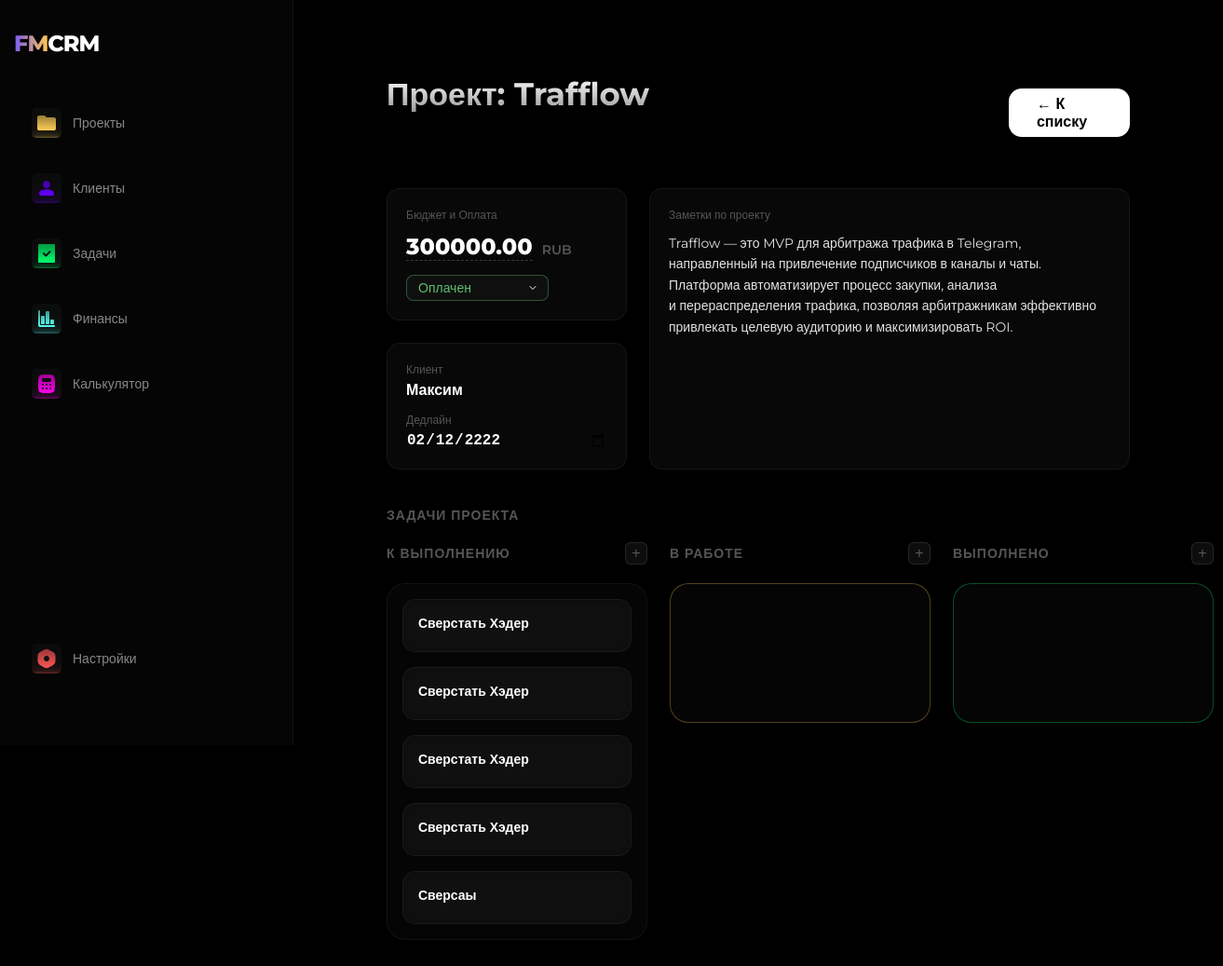
Screenshot of /projects/7/ with the database file from the repository.
### crm/models.py (models this page shows, shortened)
class Project(models.Model):
    STATUS_CHOICES = (
        ('planned', 'К выполнению'),
        ('inwork', 'В работе'),
        ('done', 'Завершён'),
        ('overdue', 'Просрочен'),
        ('paused', 'Приостановлен'),
    )
    PAYMENT_CHOICES = (
        ('paid', 'Оплачен'),
        ('not_paid', 'Не оплачен'),
        ('pending', 'Ожидает оплаты'),
    )
    title = models.CharField(max_length=200, verbose_name="Название проекта")
    client = models.ForeignKey(
        Client,
        on_delete=models.SET_NULL,
        null=True,
        blank=True,
        related_name='projects',
        verbose_name="Клиент"
    )
    description = models.TextField(blank=True, null=True, verbose_name="Описание проекта")
    status = models.CharField(max_length=20, choices=STATUS_CHOICES, default='planned', verbose_name="Статус")
    budget = models.DecimalField(max_digits=10, decimal_places=2, null=True, blank=True, verbose_name="Бюджет")
    start_date = models.DateField(null=True, blank=True, verbose_name="Дата начала")
    end_date = models.DateField(null=True, blank=True, verbose_name="Дата завершения")
    payment_status = models.CharField(max_length=20, choices=PAYMENT_CHOICES, default='not-paid', verbose_name="Оплата")
    order = models.PositiveIntegerField(default=0, verbose_name="Позиция")
    class Meta:
        ordering = ['status', 'order', 'id']

class Client(models.Model):
    name = models.CharField(max_length=200, verbose_name="Имя/Компания")
    contact_person = models.CharField(max_length=200, blank=True, null=True, verbose_name="Контактное лицо")
    email = models.EmailField(blank=True, null=True, verbose_name="Email")
    phone = models.CharField(max_length=20, blank=True, null=True, verbose_name="Телефон")
    telegram = models.CharField(max_length=100, blank=True, null=True, verbose_name="Telegram")
    is_vip = models.BooleanField(default=False, verbose_name="VIP статус")
    created_at = models.DateTimeField(auto_now_add=True, verbose_name="Дата добавления")
    class Meta:
        verbose_name = "Клиент"
        verbose_name_plural = "Клиенты"
        ordering = ['name']

class Task(models.Model):
    TASK_STATUS_CHOICES = (
        ('todo', 'К выполнению'),
        ('inwork', 'В работе'),
        ('done', 'Выполнено'),
    )
    project = models.ForeignKey(Project, on_delete=models.CASCADE, related_name='tasks', verbose_name="Проект")
    title = models.CharField(max_length=255, verbose_name="Заголовок задачи")
    status = models.CharField(max_length=20, choices=TASK_STATUS_CHOICES, default='todo', verbose_name="Статус задачи")
    created_at = models.DateTimeField(auto_now_add=True)
    due_date = models.DateField(null=True, blank=True, verbose_name="Срок исполнения")
    class Meta:
        verbose_name = "Задача"
        verbose_name_plural = "Задачи"

### crm/views.py (the view)
# urls.py: path('projects/<int:project_id>/', views.project_detail, name='project_detail'),
def project_detail(request, project_id):
    project = get_object_or_404(Project, id=project_id)
    tasks = project.tasks.all()
    return render(request, 'project_detail.html', {
        'project': project,
        'tasks_todo': tasks.filter(status='todo'),
        'tasks_inwork': tasks.filter(status='inwork'),
        'tasks_done': tasks.filter(status='done'),
    })

### templates/project_detail.html (shortened to what this page needs)
{% extends 'base.html' %}
{% load static %}
{% block content %}
<div class="content">
    <div class="topbar">
        <h1>Проект: {{ project.title }}</h1>
        <a href="{% url 'projects' %}" class="add-project-btn" style="text-decoration: none; display: flex; align-items: center; justify-content: center;">
            ← К списку
        </a>
    </div>
    <div style="display: grid; grid-template-columns: 1fr 2fr; gap: 24px; margin-bottom: 40px;">
        <div style="display: flex; flex-direction: column; gap: 24px;">
            <div class="project-card">
                <p class="deadline" style="margin-bottom: 12px;">Бюджет и Оплата</p>
                <div style="display: flex; align-items: baseline; gap: 10px; margin-bottom: 15px;">
                    <span contenteditable="true" onblur="saveField('budget', this.innerText)"
                          style="font-size: 24px; font-weight: 800; color: #fff; outline: none; border-bottom: 1px dashed rgba(255,255,255,0.2);">
                        {{ project.budget|default:"0" }}
                    </span>
                    <span style="color: #555; font-weight: 600; font-size: 14px;">RUB</span>
                </div>
                <select id="paymentStatusSelect" class="payment-status-dropdown {{ project.payment_status }}" onchange="updatePaymentStatus(this.value)" style="width: 100%;">
                    <option value="paid" {% if project.payment_status == 'paid' %}selected{% endif %}>Оплачен</option>
                </select>
            </div>
            <div class="project-card">
                <p class="deadline">Клиент</p>
                <p style="color: #fff; font-weight: 600; margin: 5px 0 15px 0;">{{ project.client.name|default:"—" }}</p>
                <p class="deadline">Дедлайн</p>
                <input type="date" value="{{ project.end_date|date:'Y-m-d' }}"
                       onchange="saveField('end_date', this.value)"
                       style="background: transparent; border: none; color: #fff; font-size: 16px; font-weight: 600; cursor: pointer; width: 100%; outline: none;">
            </div>
        </div>
        <div class="project-card" style="display: flex; flex-direction: column;">
            <p class="deadline" style="margin-bottom: 12px;">Заметки по проекту</p>
            <div contenteditable="true" onblur="saveField('description', this.innerText)"
                 style="color: #e2e2e2; font-size: 14px; line-height: 1.6; outline: none; flex-grow: 1; min-height: 120px;">
                {{ project.description|default:"" }}
            </div>
        </div>
    </div>
    <h2 style="font-size: 14px; font-weight: 700; color: #555; text-transform: uppercase; letter-spacing: 1px; margin-bottom: 20px;">Задачи проекта</h2>
    <div class="kanban-board">
        <div class="kanban-column" data-status="todo">
            <div class="kanban-column-header">
                <h2>К выполнению</h2>
                <button onclick="openTaskModal('todo')" class="open-modal-btn">+</button>
            </div>
            <div class="kanban-cards">
                {% for task in tasks_todo %}
                    <div class="project-card" data-task-id="{{ task.id }}" draggable="true" style="padding: 16px; cursor: grab;">
                        <p class="title" style="font-size: 14px; margin-bottom: 5px;">{{ task.title }}</p>
                    </div>
                {% endfor %}
            </div>
        </div>
        <div class="kanban-column" data-status="inwork">
            <div class="kanban-column-header">
                <h2>В работе</h2>
                <button onclick="openTaskModal('inwork')" class="open-modal-btn">+</button>
            </div>
            <div class="kanban-cards">
            </div>
        </div>
        <div class="kanban-column" data-status="done">
            <div class="kanban-column-header">
                <h2>Выполнено</h2>
                <button onclick="openTaskModal('done')" class="open-modal-btn">+</button>
            </div>
            <div class="kanban-cards">
            </div>
        </div>
    </div>
</div>
{% endblock %}

### static/style.css (style rules this page uses)
* { box-sizing: border-box; margin: 0; padding: 0; }
body { font-family: 'Montserrat', Arial, sans-serif; background-color: #000000; color: #FFFFFF; overflow-x: hidden; display: flex; min-height: 100vh; }
.topbar { display: flex; align-items: center; justify-content: space-between; gap: 20px; margin-bottom: 40px; width: 100%; }
.content { margin-left: 315px; padding: 40px 50px; width: calc(100% - 315px); min-height: 100vh; display: flex; flex-direction: column; align-items: stretch; }
.content > div { width: 100%; margin-left: 0 !important; margin-right: 0 !important; }
.content h1 { font-size: 34px; font-weight: 700; margin-bottom: 40px; text-align: left !important; width: 100% !important; background: linear-gradient(180deg, #FFFFFF 0%, #999999 100%); -webkit-background-clip: text; -webkit-text-fill-color: transparent; }
.project-card, .kanban-cards { background: rgba(255, 255, 255, 0.02); backdrop-filter: blur(10px); border: 1px solid rgba(255, 255, 255, 0.05); border-radius: 20px; padding: 24px; transition: all 0.4s cubic-bezier(0.165, 0.84, 0.44, 1); }
.add-project-btn { height: 52px; padding: 0 30px; background: #FFFFFF; color: #000000; border-radius: 14px; font-weight: 700; border: none; cursor: pointer; transition: all 0.3s ease; }
.kanban-board { display: flex; gap: 24px; width: 100%; align-items: flex-start; }
.kanban-column { flex: 1; min-width: 280px; }
.kanban-cards { display: flex; flex-direction: column; gap: 16px; padding: 16px; min-height: 200px; border-radius: 20px; transition: all 0.3s ease; }
.kanban-column[data-status="inwork"] .kanban-cards { border: 1px solid rgba(255, 206, 89, 0.3); }
.kanban-column[data-status="done"] .kanban-cards { border: 1px solid rgba(0, 255, 109, 0.3); }
.kanban-column-header { display: flex; justify-content: space-between; align-items: center; margin-bottom: 20px; }
.kanban-column-header h2 { font-size: 14px; font-weight: 700; color: #555555; text-transform: uppercase; letter-spacing: 1px; margin-bottom: 0 !important; }
.kanban-column-header .open-modal-btn { width: 24px; height: 24px; background: rgba(255, 255, 255, 0.05); border: 1px solid rgba(255, 255, 255, 0.1); border-radius: 6px; color: #555555; display: flex; align-items: center; justify-content: center; cursor: pointer; font-size: 16px; transition: all 0.2s ease; }
.project-card { background: rgba(255, 255, 255, 0.03); border: 1px solid rgba(255, 255, 255, 0.05); border-radius: 14px; padding: 20px; cursor: pointer; transition: all 0.3s ease; }
.project-card .title { font-weight: 700; font-size: 16px; margin-bottom: 8px; }
.project-card .deadline, .project-card .client { font-size: 12px; color: #777; margin-bottom: 4px; }
.project-card .deadline { display: flex; align-items: center; gap: 5px; color: #555; }
.project-card { transition: transform 0.25s cubic-bezier(0.2, 0, 0, 1), opacity 0.2s ease, background 0.3s ease; will-change: transform; }
.kanban-cards { transition: background-color 0.3s ease, border-color 0.3s ease; min-height: 150px; }
select.payment-status-dropdown { -webkit-appearance: none !important; -moz-appearance: none !important; appearance: none !important; background-color: rgba(255, 255, 255, 0.03) !important; border: 1px solid rgba(255, 255, 255, 0.1) !important; border-radius: 8px; padding: 5px 30px 5px 12px !important; font-size: 14px; font-family: 'Montserrat', sans-serif; cursor: pointer; outline: none; transition: all 0.2s ease; background-repeat: no-repeat !important; background-position: right 10px center !important; width: auto !important; display: inline-block; }
select.payment-status-dropdown.paid { color: #5FBE6F !important; border-color: rgba(95, 190, 111, 0.4) !important; }
.payment-status-dropdown option { background: #0a0a0a; color: white; }
.payment-status-dropdown.paid { color: #5FBE6F !important; border-color: rgba(95, 190, 111, 0.4) !important; }
.payment-status-dropdown option { background: #1a1a1a; color: white; }

### rows the page displays
Project: title "Trafflow", budget "300000.00", payment_status "Оплачен", client.name "Максим", end_date "02/12/2222", description "Trafflow — это MVP для арбитража трафика в Telegram, направленный на привлечение подписчиков в каналы и чаты. Платформа автоматизирует процесс закупки, анализа и перераспределения трафика, позволяя арбитражникам эффективно привлекать целевую аудиторию и максимизировать ROI."
Task: title "Сверстать Хэдер"
Task: title "Сверстать Хэдер"
Task: title "Сверстать Хэдер"
Task: title "Сверстать Хэдер"
Task: title "Сверсаы"
